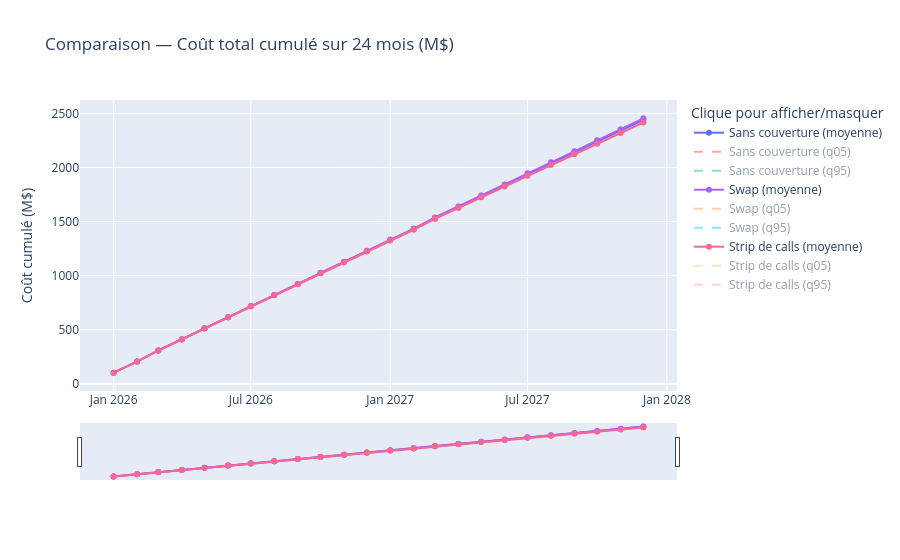

The cell this chart's notebook holds for it:
### Code cell
import numpy as np
import pandas as pd
import plotly.graph_objects as go

# X axis as real dates (better for zoom + range slider)
x = pd.to_datetime(labels, format="%b-%y")

scale = 1e6  # show everything in millions

fig = go.Figure()

def add_strategy(mean, q05, q95, name):
    fig.add_trace(go.Scatter(
        x=x, y=np.array(mean)/scale,
        mode="lines+markers",
        name=f"{name} (moyenne)",
        hovertemplate="%{x|%b-%y}<br>" + f"{name} moyenne: " + "%{y:,.2f} M$<extra></extra>"
    ))
    # Put q05/q95 in the legend but hidden by default (click to show)
    fig.add_trace(go.Scatter(
        x=x, y=np.array(q05)/scale,
        mode="lines",
        line=dict(dash="dash"),
        name=f"{name} (q05)",
        visible="legendonly",
        hovertemplate="%{x|%b-%y}<br>" + f"{name} q05: " + "%{y:,.2f} M$<extra></extra>"
    ))
    fig.add_trace(go.Scatter(
        x=x, y=np.array(q95)/scale,
        mode="lines",
        line=dict(dash="dash"),
        name=f"{name} (q95)",
        visible="legendonly",
        hovertemplate="%{x|%b-%y}<br>" + f"{name} q95: " + "%{y:,.2f} M$<extra></extra>"
    ))

add_strategy(m_unh, q05_unh, q95_unh, "Sans couverture")
add_strategy(m_swp, q05_swp, q95_swp, "Swap")
add_strategy(m_cal, q05_cal, q95_cal, "Strip de calls")

fig.update_layout(
    title="Comparaison — Coût total cumulé sur 24 mois (M$)",
    yaxis_title="Coût cumulé (M$)",
    hovermode="x unified",
    legend_title="Clique pour afficher/masquer"
)
fig.update_xaxes(rangeslider_visible=True)

fig.show()
